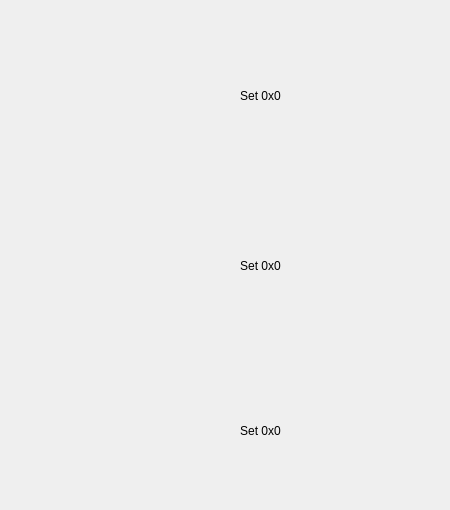
      <widget class="QWidget" name="EventFlagsPage5">
       <widget class="QWidget" name="verticalLayoutWidget_16">
        <property name="geometry">
         <rect>
          <x>80</x>
          <y>20</y>
          <width>361</width>
          <height>151</height>
         </rect>
        </property>
        <layout class="QVBoxLayout" name="vlFlagsSet12">
         <item>
          <widget class="QLabel" name="labelSet12">
           <property name="text">
            <string>Set 0x0</string>
           </property>
           <property name="alignment">
            <set>Qt::AlignmentFlag::AlignCenter</set>
           </property>
          </widget>
         </item>
         <item>
          <layout class="QGridLayout" name="gridFlagSet12">
           <property name="sizeConstraint">
            <enum>QLayout::SizeConstraint::SetDefaultConstraint</enum>
           </property>
          </layout>
         </item>
        </layout>
       </widget>
       <widget class="QWidget" name="verticalLayoutWidget_14">
        <property name="geometry">
         <rect>
          <x>80</x>
          <y>360</y>
          <width>361</width>
          <height>141</height>
         </rect>
        </property>
        <layout class="QVBoxLayout" name="vlFlagsSet14">
         <item>
          <widget class="QLabel" name="labelSet14">
           <property name="text">
            <string>Set 0x0</string>
           </property>
           <property name="alignment">
            <set>Qt::AlignmentFlag::AlignCenter</set>
           </property>
          </widget>
         </item>
         <item>
          <layout class="QGridLayout" name="gridFlagSet14">
           <property name="sizeConstraint">
            <enum>QLayout::SizeConstraint::SetDefaultConstraint</enum>
           </property>
          </layout>
         </item>
        </layout>
       </widget>
       <widget class="QWidget" name="verticalLayoutWidget_15">
        <property name="geometry">
         <rect>
          <x>80</x>
          <y>190</y>
          <width>361</width>
          <height>151</height>
         </rect>
        </property>
        <layout class="QVBoxLayout" name="vlFlagsSet13">
         <item>
          <widget class="QLabel" name="labelSet13">
           <property name="text">
            <string>Set 0x0</string>
           </property>
           <property name="alignment">
            <set>Qt::AlignmentFlag::AlignCenter</set>
           </property>
          </widget>
         </item>
         <item>
          <layout class="QGridLayout" name="gridFlagSet13">
           <property name="sizeConstraint">
            <enum>QLayout::SizeConstraint::SetDefaultConstraint</enum>
           </property>
          </layout>
         </item>
        </layout>
       </widget>
      </widget>
